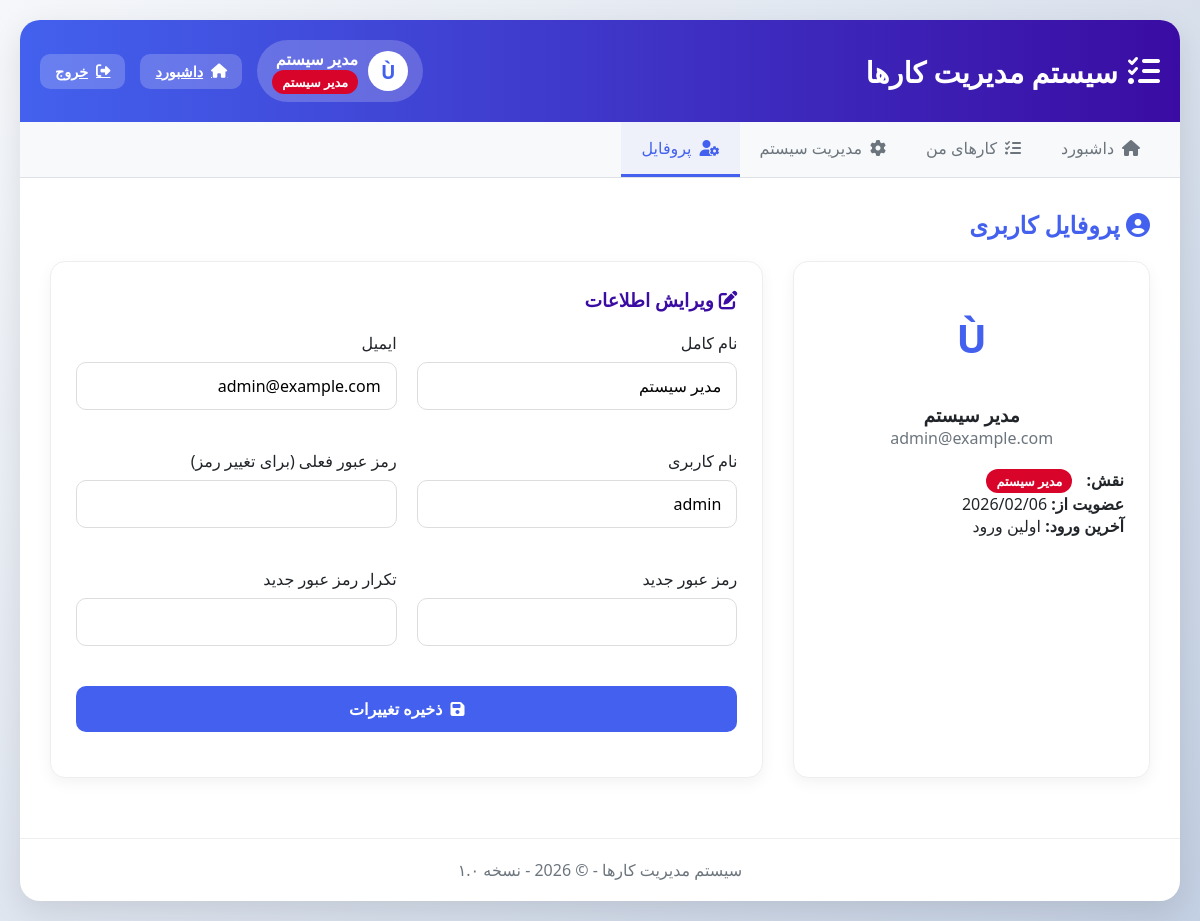
Screenshot of /index.php?page=profile (signed in) with the database file from the repository.
### tables this page shows
CREATE TABLE IF NOT EXISTS users (
    id INT AUTO_INCREMENT PRIMARY KEY,
    username VARCHAR(50) UNIQUE NOT NULL,
    email VARCHAR(100) UNIQUE NOT NULL,
    password VARCHAR(255) NOT NULL,
    role ENUM('student', 'pupil', 'employee', 'admin') NOT NULL,
    full_name VARCHAR(100),
    created_at TIMESTAMP DEFAULT CURRENT_TIMESTAMP,
    last_login TIMESTAMP NULL,
    profile_pic VARCHAR(255) DEFAULT 'default.png',
    status ENUM('active', 'inactive') DEFAULT 'active',
    INDEX idx_role (role),
    INDEX idx_status (status)
);

### database.php (called while the page is built, shortened)
<?php
function getUserRole() {
    return $_SESSION['role'] ?? null;
}
function sanitize($data) {
    return htmlspecialchars(trim($data), ENT_QUOTES, 'UTF-8');
}
?>

### Index.php (the view, shortened to what this page needs)
<?php
require_once 'database.php';
$current_page = isset($_GET['page']) ? $_GET['page'] : 'login';
$user_id = $_SESSION['user_id'] ?? null;
includeHeader();
switch ($current_page) {
    case 'profile':
        showProfilePage($pdo, $user_id);
        break;
}
includeFooter();
function includeHeader() {
    ?>
    <!DOCTYPE html>
    <html lang="fa" dir="rtl">
    <head>
        <link rel="stylesheet" href="https://cdnjs.cloudflare.com/ajax/libs/font-awesome/6.4.0/css/all.min.css">
    </head>
    <body>
    <?php
}
function includeFooter() {
    ?>
    </body>
    </html>
    <?php
}
    ?>
    <?php
function showProfilePage($pdo, $user_id) {
    $user = getUserProfile($pdo, $user_id);
    ?>
    <div class="container fade-in">
        <div class="header">
            <div class="logo">
                <i class="fas fa-tasks"></i>
                <span>سیستم مدیریت کارها</span>
            </div>
            <div class="user-menu">
                <div class="user-info">
                    <div class="avatar">
                        <?php echo substr($_SESSION['full_name'] ?? 'کاربر', 0, 1); ?>
                    </div>
                    <div>
                        <div style="font-weight: bold;"><?php echo $_SESSION['full_name'] ?? 'کاربر'; ?></div>
                        <div class="role-badge <?php echo getUserRole(); ?>-badge">
                            <?php
                            $role = getUserRole();
                            $role_names = [
                                'student' => 'دانشجو',
                                'pupil' => 'دانش‌آموز',
                                'employee' => 'کارمند',
                                'admin' => 'مدیر سیستم'
                            ];
                            echo $role_names[$role] ?? $role;
                            ?>
                        </div>
                    </div>
                </div>
                <a href="index.php?page=dashboard" class="btn btn-sm" style="background: rgba(255,255,255,0.2); color: white;">
                    <i class="fas fa-home"></i> داشبورد
                </a>
                <a href="index.php?page=logout" class="btn btn-sm" style="background: rgba(255,255,255,0.2); color: white;">
                    <i class="fas fa-sign-out-alt"></i> خروج
                </a>
            </div>
        </div>
        <div class="nav">
            <a href="index.php?page=dashboard">
                <i class="fas fa-home"></i> داشبورد
            </a>
            <a href="index.php?page=todos">
                <i class="fas fa-list-check"></i> کارهای من
            </a>
            <?php if (getUserRole() === 'admin'): ?>
            <a href="index.php?page=admin">
                <i class="fas fa-cog"></i> مدیریت سیستم
            </a>
            <?php endif; ?>
            <a href="index.php?page=profile" class="active">
                <i class="fas fa-user-cog"></i> پروفایل
            </a>
        </div>
        <div class="main-content">
            <h2 style="margin-bottom: 20px; color: var(--primary);">
                <i class="fas fa-user-circle"></i> پروفایل کاربری
            </h2>
            <div style="display: grid; grid-template-columns: 1fr 2fr; gap: 30px;">
                <div class="card" style="text-align: center;">
                    <div style="margin-bottom: 20px;">
                        <div class="avatar" style="width: 100px; height: 100px; margin: 0 auto 15px; font-size: 2.5rem;">
                            <?php echo substr($user['full_name'], 0, 1); ?>
                        </div>
                        <h3><?php echo sanitize($user['full_name']); ?></h3>
                        <p style="color: var(--gray);"><?php echo sanitize($user['email']); ?></p>
                    </div>
                    <div style="text-align: right; margin-top: 20px;">
                        <p><strong>نقش:</strong>
                            <span class="role-badge <?php echo $user['role']; ?>-badge" style="display: inline-block; margin-right: 10px;">
                                <?php
                                $role_names = [
                                    'student' => 'دانشجو',
                                    'pupil' => 'دانش‌آموز',
                                    'employee' => 'کارمند',
                                    'admin' => 'مدیر سیستم'
                                ];
                                echo $role_names[$user['role']] ?? $user['role'];
                                ?>
                            </span>
                        </p>
                        <p><strong>عضویت از:</strong>
                            <?php
                            $date = new DateTime($user['created_at']);
                            echo $date->format('Y/m/d');
                            ?>
                        </p>
                        <p><strong>آخرین ورود:</strong>
                            <?php
                            if ($user['last_login']) {
                                $date = new DateTime($user['last_login']);
                                echo $date->format('Y/m/d H:i');
                            } else {
                                echo 'اولین ورود';
                            }
                            ?>
                        </p>
                    </div>
                </div>
                <div class="card">
                    <h3 style="margin-bottom: 20px; color: var(--secondary);">
                        <i class="fas fa-edit"></i> ویرایش اطلاعات
                    </h3>
                    <form action="index.php" method="POST">
                        <div class="form-row">
                            <div class="form-group">
                                <label for="full_name">نام کامل</label>
                                <input type="text" id="full_name" name="full_name" class="form-control"
                                       value="<?php echo sanitize($user['full_name']); ?>" required>
                            </div>
                            <div class="form-group">
                                <label for="email">ایمیل</label>
                                <input type="email" id="email" name="email" class="form-control"
                                       value="<?php echo sanitize($user['email']); ?>" required>
                            </div>
                        </div>
                        <div class="form-row">
                            <div class="form-group">
                                <label for="username">نام کاربری</label>
                                <input type="text" id="username" name="username" class="form-control"
                                       value="<?php echo sanitize($user['username']); ?>" required>
                            </div>
                            <div class="form-group">
                                <label for="current_password">رمز عبور فعلی (برای تغییر رمز)</label>
                                <input type="password" id="current_password" name="current_password" class="form-control">
                            </div>
                        </div>
                        <div class="form-row">
                            <div class="form-group">
                                <label for="new_password">رمز عبور جدید</label>
                                <input type="password" id="new_password" name="new_password" class="form-control">
                            </div>
                            <div class="form-group">
                                <label for="confirm_password">تکرار رمز عبور جدید</label>
                                <input type="password" id="confirm_password" name="confirm_password" class="form-control">
                            </div>
                        </div>
                        <div class="form-group">
                            <button type="submit" class="btn btn-primary">
                                <i class="fas fa-save"></i> ذخیره تغییرات
                            </button>
                        </div>
                    </form>
                </div>
            </div>
        </div>
        <div class="footer">
            <p>سیستم مدیریت کارها - © <?php echo date('Y'); ?> - نسخه ۱.۰</p>
        </div>
    </div>
    <?php
}
function getUserProfile($pdo, $user_id) {
    try {
        $sql = "SELECT * FROM users WHERE id = ?";
        $stmt = $pdo->prepare($sql);
        $stmt->execute([$user_id]);
        return $stmt->fetch();
    } catch (Exception $e) {
        error_log("خطا در دریافت پروفایل: " . $e->getMessage());
        return null;
    }
}
?>

### Index.php (style rules this page uses)
* { margin: 0; padding: 0; box-sizing: border-box; font-family: 'Segoe UI', Tahoma, Geneva, Verdana, sans-serif; }
:root { --primary: #4361ee; --secondary: #3a0ca3; --success: #4cc9f0; --warning: #f72585; --light: #f8f9fa; --dark: #212529; --gray: #6c757d; --student: #7209b7; --pupil: #3a86ff; --employee: #fb8500; --admin: #d90429; }
body { background: linear-gradient(135deg, #f5f7fa 0%, #c3cfe2 100%); min-height: 100vh; padding: 20px; color: var(--dark); }
.container { max-width: 1200px; margin: 0 auto; background: white; border-radius: 20px; box-shadow: 0 10px 30px rgba(0, 0, 0, 0.1); overflow: hidden; min-height: 90vh; }
.header { background: linear-gradient(to right, var(--primary), var(--secondary)); color: white; padding: 20px; display: flex; justify-content: space-between; align-items: center; position: relative; }
.logo { font-size: 1.8rem; font-weight: bold; display: flex; align-items: center; gap: 10px; }
.logo i { font-size: 2rem; }
.user-menu { display: flex; align-items: center; gap: 15px; }
.user-info { display: flex; align-items: center; gap: 10px; background: rgba(255, 255, 255, 0.2); padding: 8px 15px; border-radius: 50px; }
.avatar { width: 40px; height: 40px; border-radius: 50%; background: white; color: var(--primary); display: flex; align-items: center; justify-content: center; font-weight: bold; font-size: 1.2rem; }
.role-badge { padding: 3px 10px; border-radius: 20px; font-size: 0.8rem; font-weight: bold; }
.admin-badge { background: var(--admin); color: white; }
.nav { display: flex; background: var(--light); padding: 0 20px; border-bottom: 1px solid #dee2e6; flex-wrap: wrap; }
.nav a { padding: 15px 20px; text-decoration: none; color: var(--gray); font-weight: 500; display: flex; align-items: center; gap: 8px; transition: all 0.3s; border-bottom: 3px solid transparent; }
.nav a:hover, .nav a.active { color: var(--primary); border-bottom: 3px solid var(--primary); background: rgba(67, 97, 238, 0.05); }
.main-content { padding: 30px; min-height: 70vh; }
.form-group { margin-bottom: 20px; }
.form-group label { display: block; margin-bottom: 8px; font-weight: 500; color: var(--dark); }
.form-control { width: 100%; padding: 12px 15px; border: 1px solid #ddd; border-radius: 10px; font-size: 1rem; transition: all 0.3s; }
.btn { padding: 12px 25px; border: none; border-radius: 10px; font-size: 1rem; font-weight: 600; cursor: pointer; transition: all 0.3s; display: inline-flex; align-items: center; justify-content: center; gap: 8px; }
.btn-primary { background: var(--primary); color: white; width: 100%; }
.btn-sm { padding: 8px 15px; font-size: 0.9rem; }
.card { background: white; border-radius: 15px; padding: 25px; box-shadow: 0 5px 15px rgba(0, 0, 0, 0.05); border: 1px solid #eee; transition: transform 0.3s, box-shadow 0.3s; }
.form-row { display: grid; grid-template-columns: repeat(auto-fit, minmax(250px, 1fr)); gap: 20px; margin-bottom: 20px; }
.footer { text-align: center; padding: 20px; color: var(--gray); border-top: 1px solid #eee; margin-top: 30px; }
.fade-in { animation: fadeIn 0.5s ease-out; }

### rows the page displays
users: full_name "Ù", full_name "مدیر سیستم", email "admin@example.com", role "مدیر سیستم", created_at "2026/02/06", username "admin"

### other values shown
substr($_SESSION['full_name'] ?? 'کاربر', 0, 1) "Ù"
$_SESSION['full_name'] "مدیر سیستم"
$role_names[$role] "مدیر سیستم"
